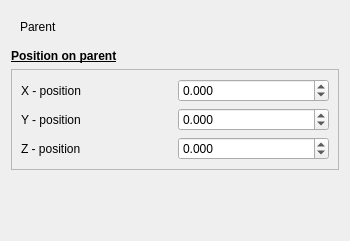
<?xml version="1.0" encoding="UTF-8"?>
<ui version="4.0">
 <class>Poi</class>
 <widget class="QWidget" name="Poi">
  <property name="geometry">
   <rect>
    <x>0</x>
    <y>0</y>
    <width>350</width>
    <height>241</height>
   </rect>
  </property>
  <property name="windowTitle">
   <string>Form</string>
  </property>
  <layout class="QVBoxLayout" name="verticalLayout">
   <item>
    <widget class="QWidget" name="widget" native="true">
     <layout class="QHBoxLayout" name="horizontalLayout">
      <item>
       <widget class="QLabel" name="label_8">
        <property name="sizePolicy">
         <sizepolicy hsizetype="Minimum" vsizetype="Preferred">
          <horstretch>0</horstretch>
          <verstretch>0</verstretch>
         </sizepolicy>
        </property>
        <property name="text">
         <string>Parent</string>
        </property>
       </widget>
      </item>
      <item>
       <widget class="QNodePicker" name="widgetParent" native="true">
        <property name="sizePolicy">
         <sizepolicy hsizetype="MinimumExpanding" vsizetype="Preferred">
          <horstretch>0</horstretch>
          <verstretch>0</verstretch>
         </sizepolicy>
        </property>
       </widget>
      </item>
     </layout>
    </widget>
   </item>
   <item>
    <widget class="QLabel" name="label_7">
     <property name="sizePolicy">
      <sizepolicy hsizetype="Preferred" vsizetype="Fixed">
       <horstretch>0</horstretch>
       <verstretch>0</verstretch>
      </sizepolicy>
     </property>
     <property name="maximumSize">
      <size>
       <width>16777215</width>
       <height>30</height>
      </size>
     </property>
     <property name="autoFillBackground">
      <bool>false</bool>
     </property>
     <property name="frameShape">
      <enum>QFrame::NoFrame</enum>
     </property>
     <property name="text">
      <string>&lt;html&gt;&lt;head/&gt;&lt;body&gt;&lt;p&gt;&lt;span style=&quot; font-weight:600; text-decoration: underline;&quot;&gt;Position on parent&lt;/span&gt;&lt;/p&gt;&lt;/body&gt;&lt;/html&gt;</string>
     </property>
    </widget>
   </item>
   <item>
    <widget class="QFrame" name="frame_2">
     <property name="frameShape">
      <enum>QFrame::StyledPanel</enum>
     </property>
     <property name="frameShadow">
      <enum>QFrame::Raised</enum>
     </property>
     <layout class="QGridLayout" name="gridLayout">
      <item row="7" column="0">
       <widget class="QLabel" name="label_3">
        <property name="text">
         <string>Z - position</string>
        </property>
       </widget>
      </item>
      <item row="6" column="1">
       <widget class="QDoubleSpinBox" name="doubleSpinBox_2">
        <property name="locale">
         <locale language="English" country="UnitedStates"/>
        </property>
        <property name="decimals">
         <number>3</number>
        </property>
        <property name="minimum">
         <double>-1000000000000000000.000000000000000</double>
        </property>
        <property name="maximum">
         <double>999999999999.000000000000000</double>
        </property>
       </widget>
      </item>
      <item row="3" column="0">
       <widget class="QLabel" name="label">
        <property name="text">
         <string>X - position</string>
        </property>
       </widget>
      </item>
      <item row="7" column="1">
       <widget class="QDoubleSpinBox" name="doubleSpinBox_3">
        <property name="locale">
         <locale language="English" country="UnitedStates"/>
        </property>
        <property name="decimals">
         <number>3</number>
        </property>
        <property name="minimum">
         <double>-1000000000000000000.000000000000000</double>
        </property>
        <property name="maximum">
         <double>999999999999.000000000000000</double>
        </property>
       </widget>
      </item>
      <item row="3" column="1">
       <widget class="QDoubleSpinBox" name="doubleSpinBox_1">
        <property name="locale">
         <locale language="English" country="UnitedStates"/>
        </property>
        <property name="decimals">
         <number>3</number>
        </property>
        <property name="minimum">
         <double>-1000000000000000000.000000000000000</double>
        </property>
        <property name="maximum">
         <double>999999999999.000000000000000</double>
        </property>
       </widget>
      </item>
      <item row="6" column="0">
       <widget class="QLabel" name="label_2">
        <property name="text">
         <string>Y - position</string>
        </property>
       </widget>
      </item>
     </layout>
    </widget>
   </item>
   <item>
    <spacer name="verticalSpacer">
     <property name="orientation">
      <enum>Qt::Vertical</enum>
     </property>
     <property name="sizeHint" stdset="0">
      <size>
       <width>20</width>
       <height>0</height>
      </size>
     </property>
    </spacer>
   </item>
  </layout>
 </widget>
 <customwidgets>
  <customwidget>
   <class>QNodePicker</class>
   <extends>QWidget</extends>
   <header>DAVE.gui.helpers.qnodepicker</header>
   <container>1</container>
  </customwidget>
 </customwidgets>
 <tabstops>
  <tabstop>doubleSpinBox_1</tabstop>
  <tabstop>doubleSpinBox_2</tabstop>
  <tabstop>doubleSpinBox_3</tabstop>
 </tabstops>
 <resources/>
 <connections/>
</ui>
